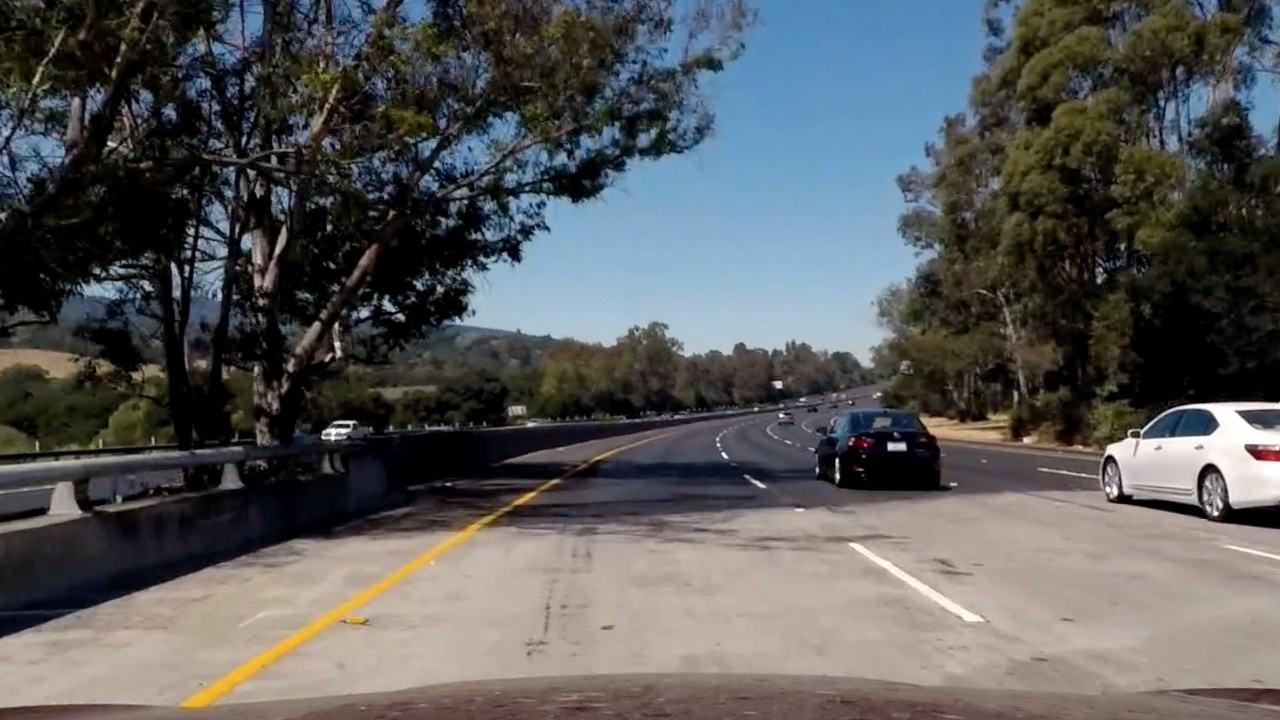
#> input picture Segments/bridge_shadow.jpg, 1280 x 720 px
$ jupyter execute '8-HLS Color Threshold.ipynb'   (older library calls are emulated)
#> lines starting #> are read from the running program, lines starting #| are printed output that depends on the picture; after the words box and inside, x2 and y2 are one past the last pixel; in counts of white or black regions, pixels touching at a corner belong together
[cell 1]
import matplotlib.pyplot as plt
import matplotlib.image as mpimg
import numpy as np
import cv2

# Read in an image, you can also try test1.jpg or test4.jpg
#image = mpimg.imread('colorspace_test_images/test6.jpg')
image = mpimg.imread('bridge_shadow.jpg')
#> image is the input picture: shape (720, 1280, 3); mean R, G, B 89.7, 90.6, 90.8

# TODO: Define a function that thresholds the S-channel of HLS
# Use exclusive lower bound (>) and inclusive upper (<=)
def hls_select(img, thresh=(0, 255)):
    # 1) Convert to HLS color space
#> called with thresh = (90, 255)
    hls = cv2.cvtColor(image, cv2.COLOR_RGB2HLS)
#> hls: shape (720, 1280, 3); mean of channels 0, 1, 2 55.3, 90.3, 67
    H = hls[:,:,0]
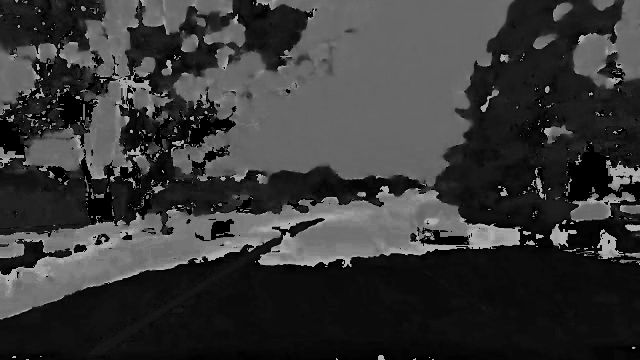
#> H: shape (720, 1280) (shown at 1/2 size); min 0, max 180, mean 55.3
    L = hls[:,:,1]
    S = hls[:,:,2]
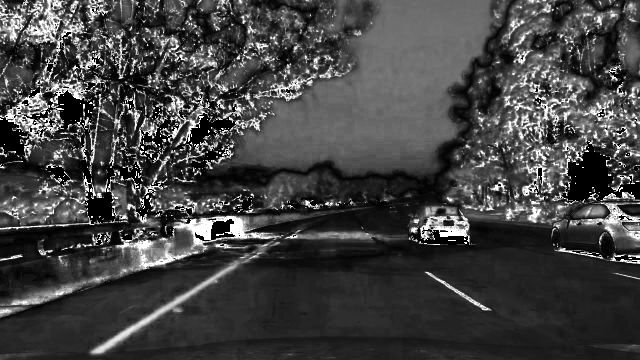
#> S: shape (720, 1280) (shown at 1/2 size); min 0, max 255, mean 67
    # 2) Apply a threshold to the S channel
    binary = np.zeros_like(S)
    binary[(S > thresh[0]) & (S <= thresh[1])] = 1
    #binary[(L > 200)] = 1

    # 3) Return a binary image of threshold result
    #binary_output = np.copy(img) # placeholder line
    return binary

# Optional TODO - tune the threshold to try to match the above image!
hls_binary = hls_select(image, thresh=(90, 255))
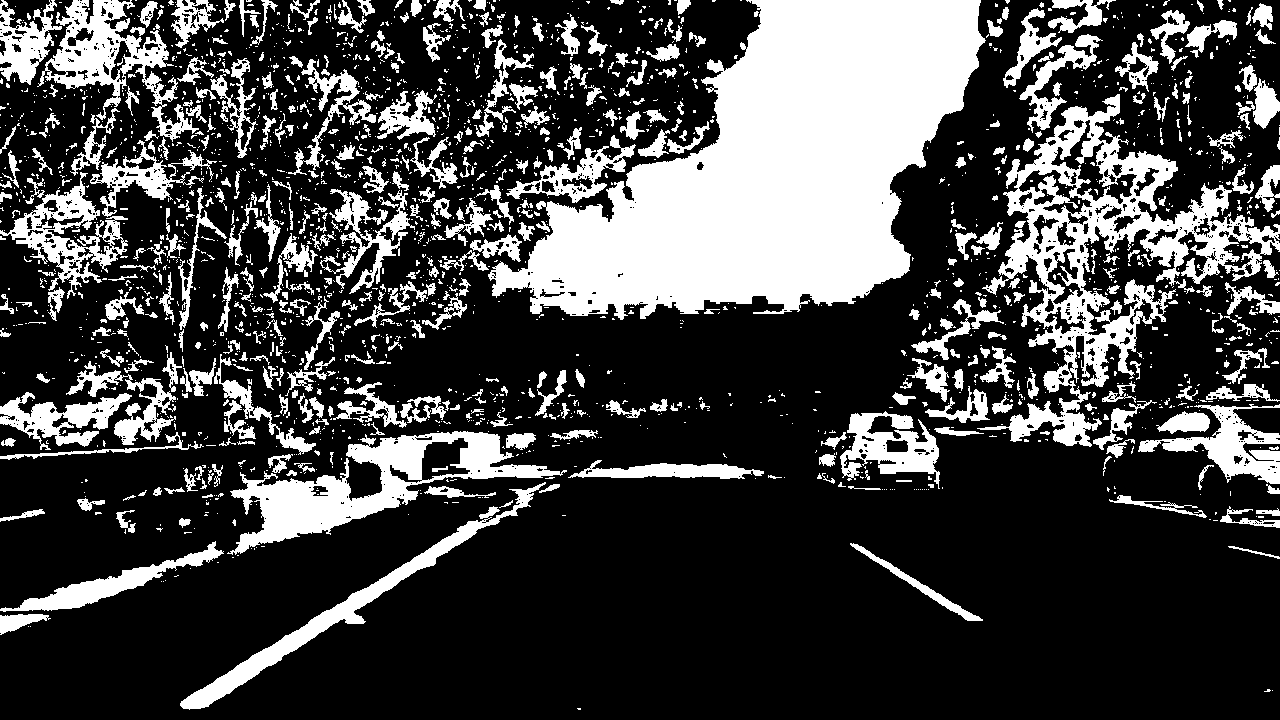
#> hls_binary: shape (720, 1280); values 0 (black) and 1 (white), 26.8% white; 2234 white regions (1744 under 20 px), largest, box (x1, y1, x2, y2) and area: (488, 0, 986, 320) 86530, (977, 94, 1280, 447) 26264, (227, 431, 567, 555) 12177

# Plot the result
f, (ax1, ax2) = plt.subplots(1, 2, figsize=(24, 9))
f.tight_layout()
ax1.imshow(image)
ax1.set_title('Original Image', fontsize=50)
ax2.imshow(hls_binary, cmap='gray')
ax2.set_title('Thresholded S', fontsize=50)
plt.subplots_adjust(left=0., right=1, top=0.9, bottom=0.)

[cell 2]
import matplotlib.pyplot as plt
import matplotlib.image as mpimg
import numpy as np
import cv2

# Read in an image, you can also try test1.jpg or test4.jpg
#image = mpimg.imread('colorspace_test_images/test6.jpg')
image = mpimg.imread('bridge_shadow.jpg')

# TODO: Define a function that thresholds the S-channel of HLS
# Use exclusive lower bound (>) and inclusive upper (<=)
def hls_select(img, thresh=(0, 255)):
    # 1) Convert to HLS color space
#> called with thresh = (100, 255)
    hls = cv2.cvtColor(image, cv2.COLOR_RGB2HLS)
    H = hls[:,:,0]
    L = hls[:,:,1]
    S = hls[:,:,2]
    # 2) Apply a threshold to the S channel
    binary = np.zeros_like(S)
    H[(S > thresh[0]) & (S <= thresh[1])]
    L[(S > thresh[0]) & (S <= thresh[1])]
    S[(S > thresh[0]) & (S <= thresh[1])]
    a=(S > thresh[0]) & (S <= thresh[1]);
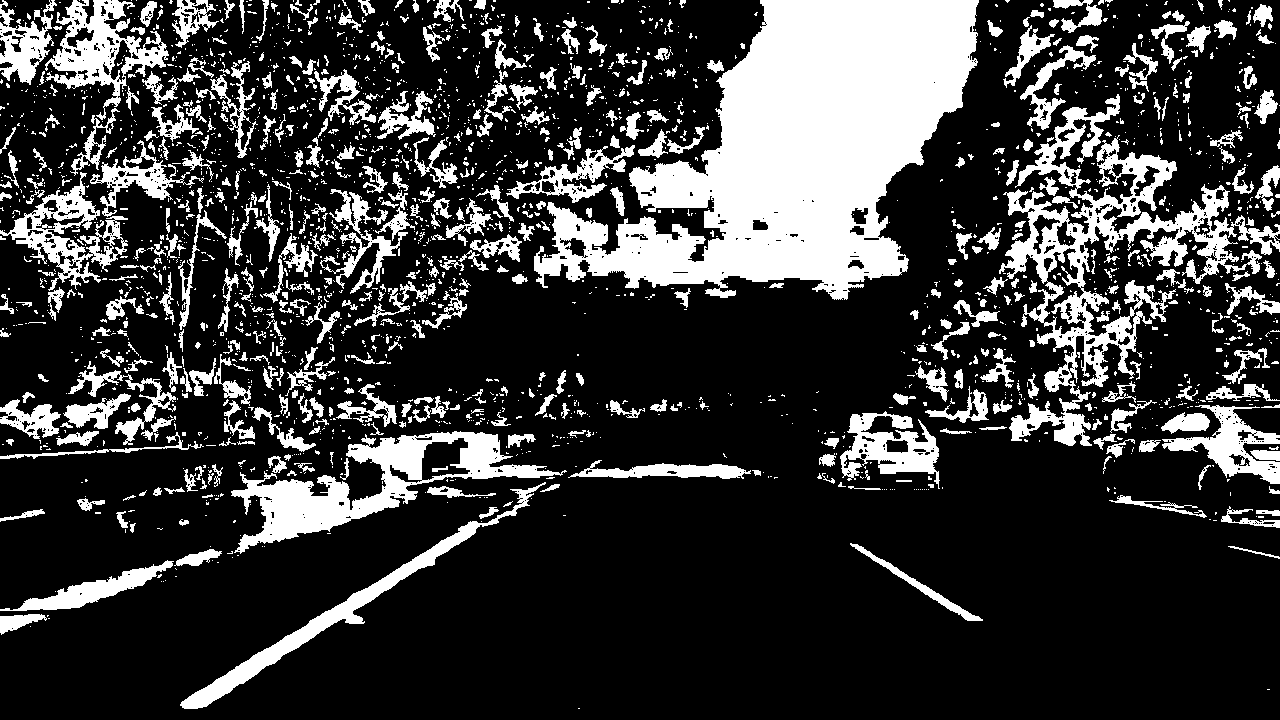
#> a: shape (720, 1280) bool; 22.7% white; 2388 white regions (1872 under 20 px), largest, box (x1, y1, x2, y2) and area: (534, 0, 979, 300) 68817, (999, 94, 1280, 446) 21240, (231, 431, 567, 554) 11311
    #binary[(L > 200)] = 1

    # 3) Return a binary image of threshold result
    #binary_output = np.copy(img) # placeholder line
    return H, L, S, a

# Optional TODO - tune the threshold to try to match the above image!
H, L, S, a = hls_select(image, thresh=(100, 255))

# Plot the result
f, ax = plt.subplots(2, 2, figsize=(24, 9))
f.tight_layout()
ax[0,0].imshow(a,cmap='gray')
ax[0,0].set_title('Original Image', fontsize=20)
ax[0,1].imshow(H, cmap='gray')
ax[0,1].set_title('Thresholded H', fontsize=20)
ax[1,0].imshow(L)
ax[1,0].set_title('Thresholded L', fontsize=20)
ax[1,1].imshow(S, cmap='gray')
ax[1,1].set_title('Thresholded S', fontsize=20)
plt.subplots_adjust(left=0., right=1, top=0.9, bottom=0.)

$ run again, with Segments/colorspace_test_images/test1.jpg copied over Segments/bridge_shadow.jpg
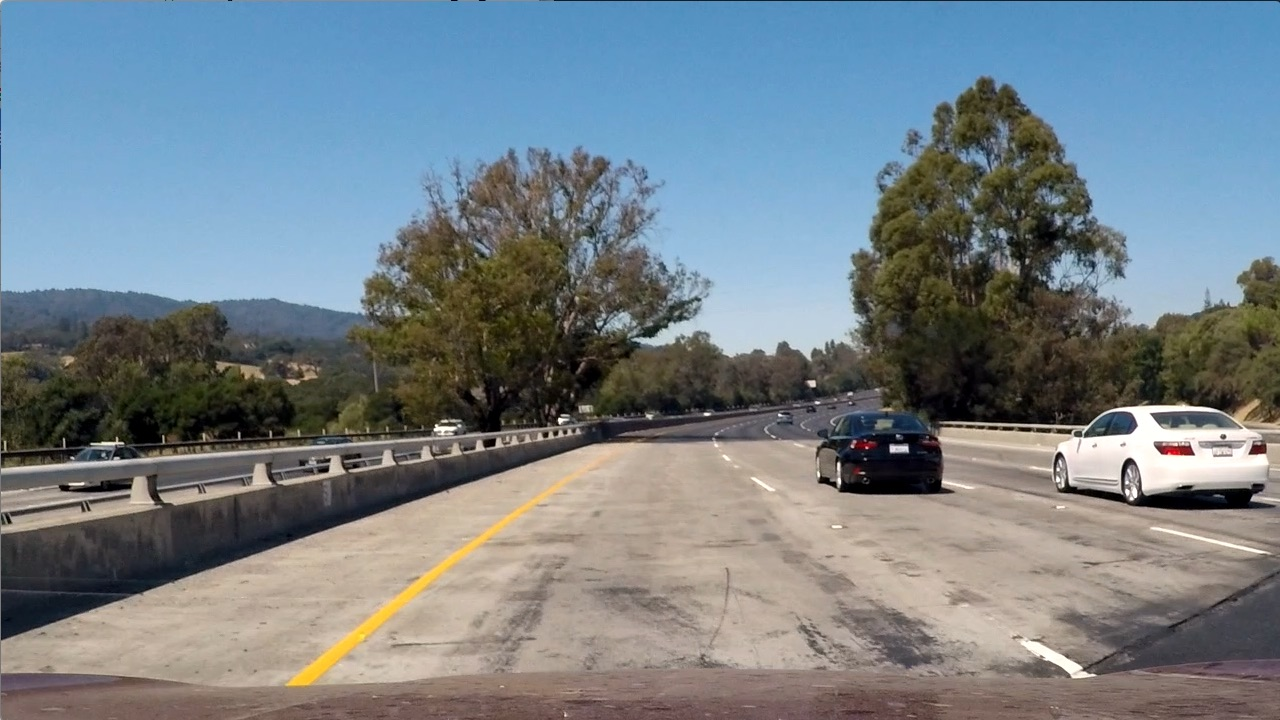
#> input picture Segments/colorspace_test_images/test1.jpg, 1280 x 720 px
#> image is the input picture: shape (720, 1280, 3); mean R, G, B 117.5, 128.7, 135.5
#> hls: shape (720, 1280, 3); mean of channels 0, 1, 2 60.2, 126.7, 74.4
#> `hls_binary = hls_select(image, thresh=(90, 255))`:
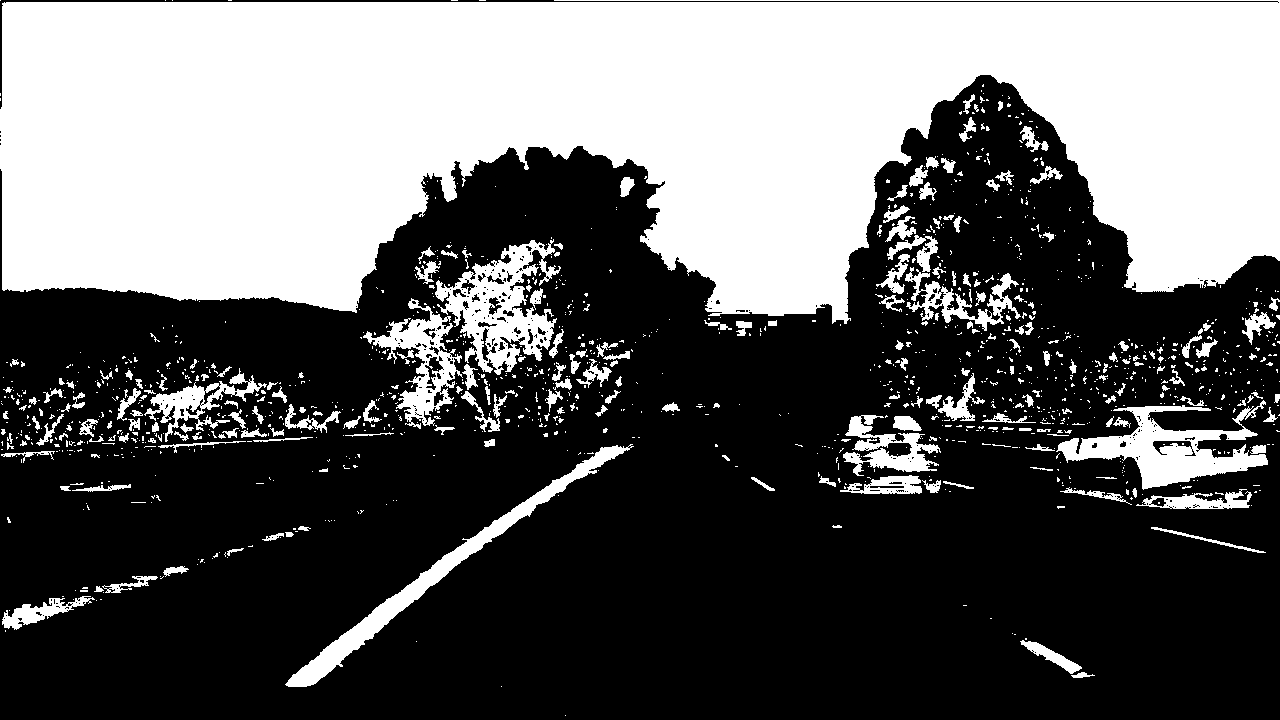
#> hls_binary: shape (720, 1280); values 0 (black) and 1 (white), 38.8% white; 1339 white regions (1101 under 20 px), largest, box (x1, y1, x2, y2) and area: (0, 0, 1280, 324) 299026, (435, 239, 561, 375) 7257, (1056, 400, 1268, 490) 7165
#> in hls_select, `a=(S > thresh[0]) & (S <= thresh[1]);`:
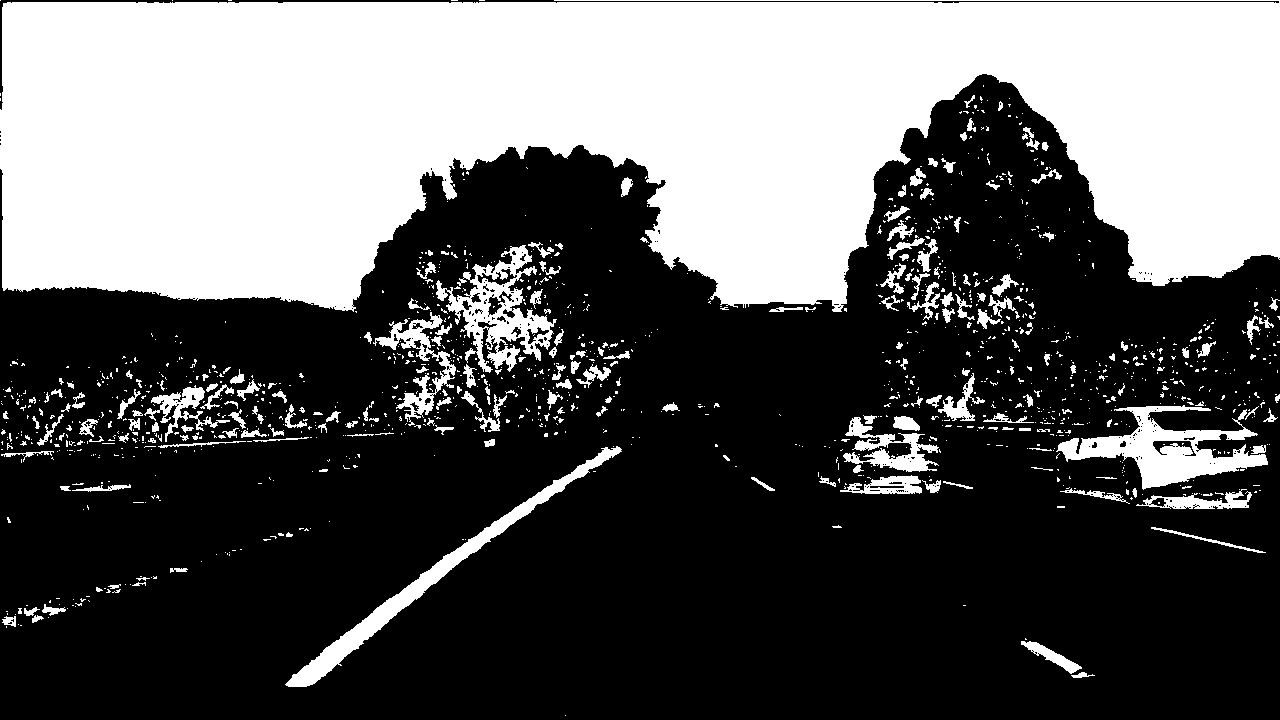
#> a: shape (720, 1280) bool; 37% white; 1342 white regions (1120 under 20 px), largest, box (x1, y1, x2, y2) and area: (0, 0, 1280, 312) 294838, (1056, 405, 1268, 490) 6841, (285, 446, 622, 687) 5716

$ run again, with Segments/colorspace_test_images/test4.jpg copied over Segments/bridge_shadow.jpg
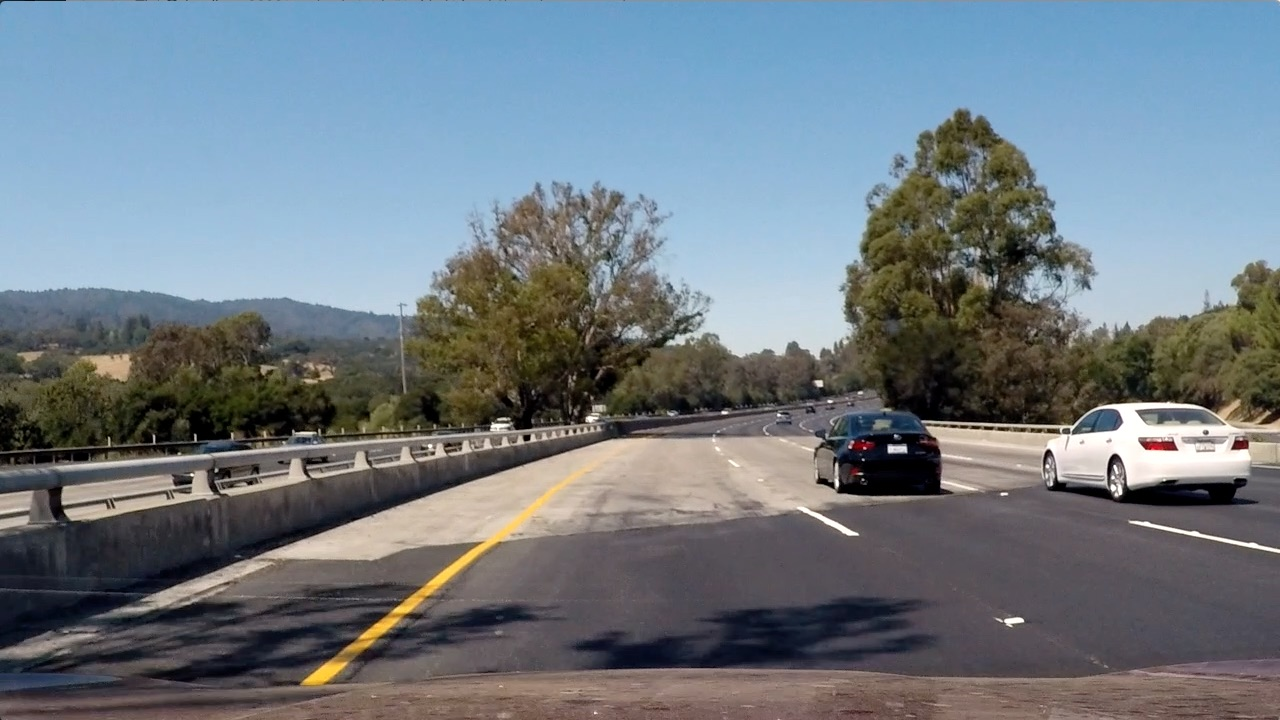
#> input picture Segments/colorspace_test_images/test4.jpg, 1280 x 720 px
#> image is the input picture: shape (720, 1280, 3); mean R, G, B 112.2, 122.7, 130.9
#> hls: shape (720, 1280, 3); mean of channels 0, 1, 2 80.5, 121.4, 71.8
#> `hls_binary = hls_select(image, thresh=(90, 255))`:
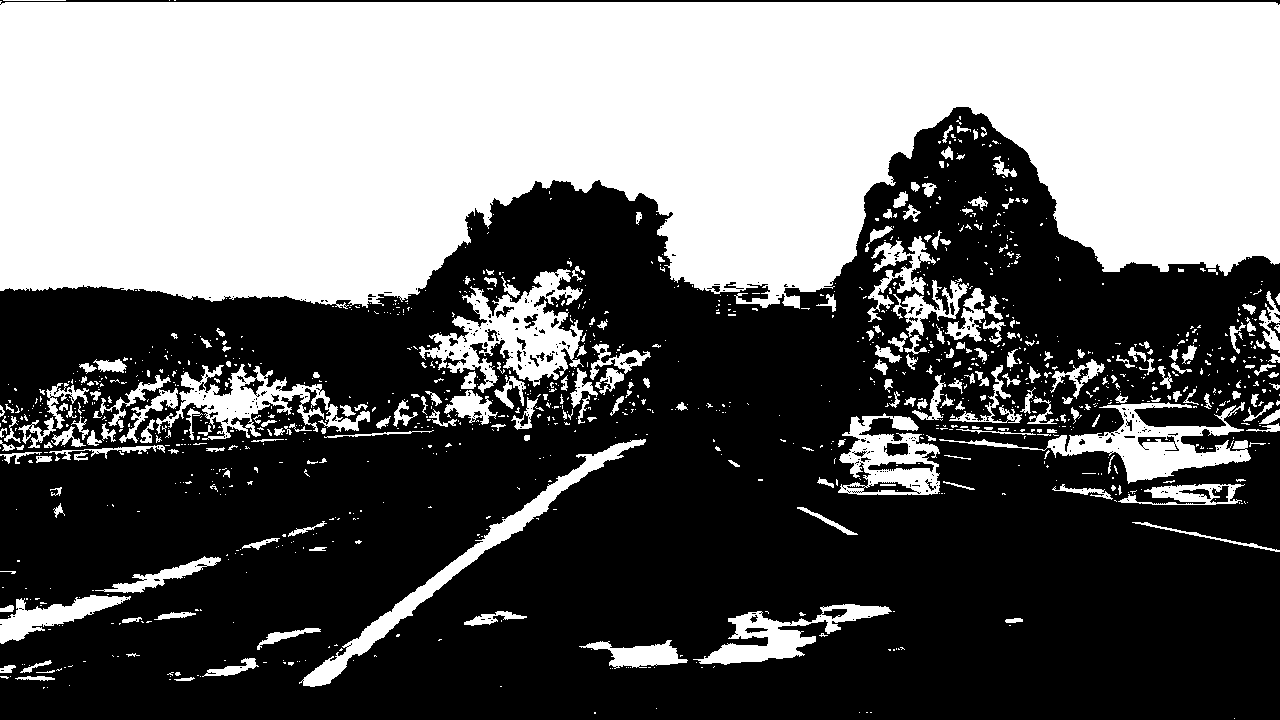
#> hls_binary: shape (720, 1280); values 0 (black) and 1 (white), 42.1% white; 1215 white regions (963 under 20 px), largest, box (x1, y1, x2, y2) and area: (0, 1, 1280, 309) 315563, (419, 269, 584, 393) 8217, (939, 402, 1251, 484) 6713
#> in hls_select, `a=(S > thresh[0]) & (S <= thresh[1]);`:
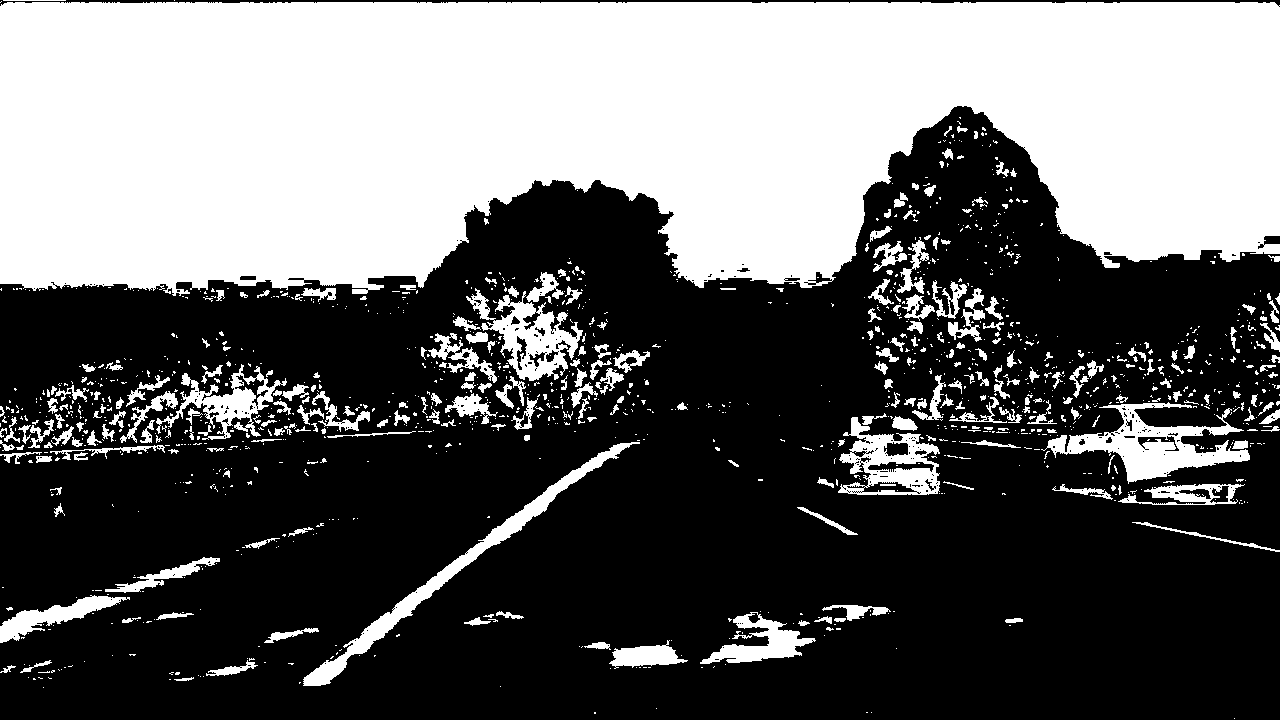
#> a: shape (720, 1280) bool; 39.7% white; 1351 white regions (1069 under 20 px), largest, box (x1, y1, x2, y2) and area: (0, 2, 1280, 296) 306393, (1041, 402, 1250, 484) 6013, (303, 442, 640, 686) 5174
